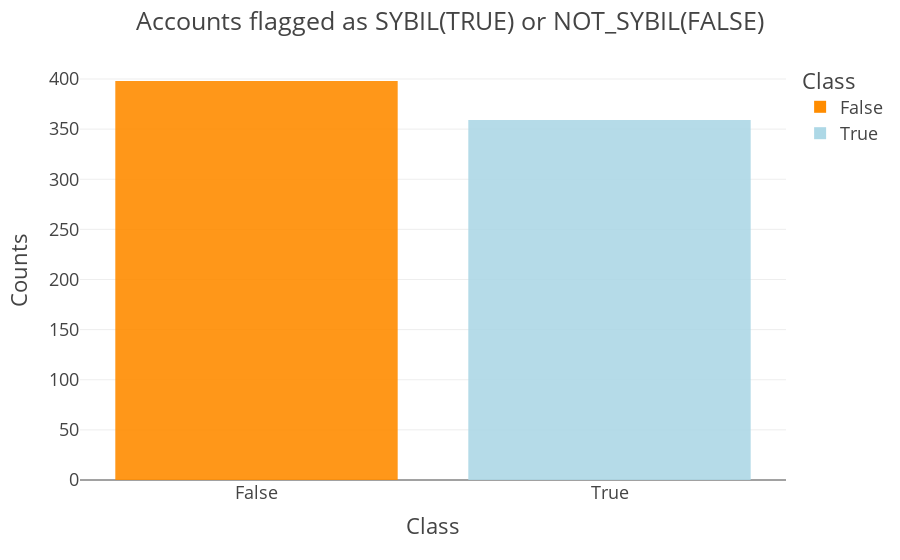

Notebook code cell kept with this figure:
### Code cell
barchart = px.bar(data_frame= sybils,
                 x= "Class",
                 y="Counts",
                 color="Class",
                 opacity=0.9,
                 orientation="v",
                  template="presentation",
                 color_discrete_sequence=["darkorange", "lightblue"]) 
barchart.update_layout(title="Accounts flagged as SYBIL(TRUE) or NOT_SYBIL(FALSE)")
barchart.show()

### Figure 1 — Plotly figure (JSON) as saved in the notebook; plotly's stock layout.template omitted (floating-point values rounded to 4 significant figures)
{"data": [{"alignmentgroup": "True", "hovertemplate": "Class=%{x}<br>Counts=%{y}<extra></extra>", "legendgroup": "False", "marker": {"color": "darkorange", "opacity": 0.9, "pattern": {"shape": ""}}, "name": "False", "offsetgroup": "False", "orientation": "v", "showlegend": true, "textposition": "auto", "type": "bar", "x": ["False"], "xaxis": "x", "y": [398], "yaxis": "y"}, {"alignmentgroup": "True", "hovertemplate": "Class=%{x}<br>Counts=%{y}<extra></extra>", "legendgroup": "True", "marker": {"color": "lightblue", "opacity": 0.9, "pattern": {"shape": ""}}, "name": "True", "offsetgroup": "True", "orientation": "v", "showlegend": true, "textposition": "auto", "type": "bar", "x": ["True"], "xaxis": "x", "y": [359], "yaxis": "y"}], "layout": {"barmode": "relative", "legend": {"title": {"text": "Class"}, "tracegroupgap": 0}, "margin": {"t": 60}, "title": {"text": "Accounts flagged as SYBIL(TRUE) or NOT_SYBIL(FALSE)"}, "xaxis": {"anchor": "y", "categoryarray": ["False", "True"], "categoryorder": "array", "domain": [0, 1], "title": {"text": "Class"}}, "yaxis": {"anchor": "x", "domain": [0, 1], "title": {"text": "Counts"}}}}
